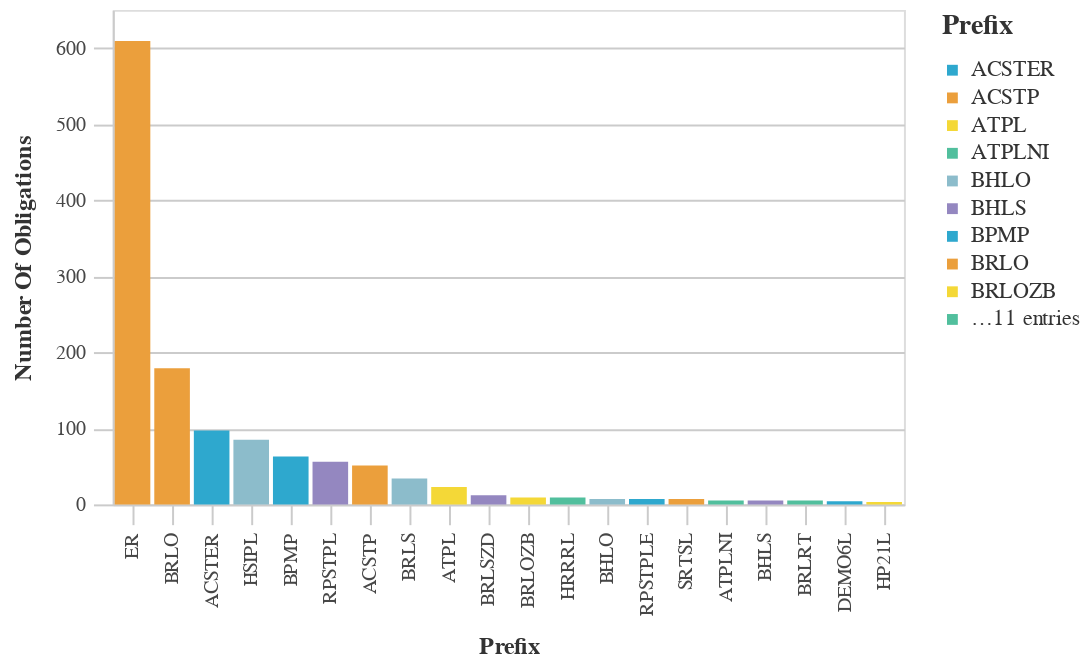

The cell this chart's notebook holds for it:
### Markdown cell above
## Most Used Prefix Codes

### Code cell
#Bar chart with the Most Used Prefix Counts
chart_df = (df_top>>filter(_.variable=='prefix')).rename(columns={"value":"Prefix",
                                 "count":"Number of Obligations"})
chart9= (_dla_utils_reports.basic_bar_chart_no_save(chart_df, 'Prefix', 'Number of Obligations', 'Prefix', district))
    

display(chart9)

### Figure 1 — Vega-Lite specification as saved in the notebook (floating-point values rounded to 4 significant figures)
{"config": {"view": {"continuousWidth": 400, "continuousHeight": 300}, "axis": {"domainColor": "#cbcbcb", "grid": true, "gridColor": "#cbcbcb", "gridWidth": 1, "labelColor": "#474747", "labelFont": "Nunito Sans", "labelFontSize": 10, "labelPadding": 4, "tickColor": "#cbcbcb", "tickSize": 10, "titleColor": "#333", "titleFont": "Raleway", "titleFontSize": 12, "titlePadding": 10}, "axisBand": {"grid": false}, "background": "white", "font": "Raleway", "header": {"labelFont": "Nunito Sans", "titleFont": "Raleway"}, "legend": {"labelColor": "#333", "labelFont": "Nunito Sans", "labelFontSize": 11, "labelLimit": 0, "padding": 1, "symbolSize": 30, "symbolType": "square", "titleColor": "#333", "titleFont": "Raleway", "titleFontSize": 14, "titlePadding": 10}, "title": {"anchor": "middle", "font": "Raleway", "fontSize": 18, "fontWeight": 300, "offset": 20}}, "data": {"name": "data-31e7ccf7499028ce7b9fac6bcb340474"}, "mark": "bar", "encoding": {"color": {"field": "Prefix", "legend": {"symbolLimit": 10, "title": "Prefix"}, "scale": {"range": ["#2EA8CE", "#EB9F3C", "#F4D837", "#51BF9D", "#8CBCCB", "#9487C0"]}, "type": "nominal"}, "tooltip": [{"field": "Prefix", "type": "nominal"}, {"field": "Number of Obligations", "type": "quantitative"}], "x": {"field": "Prefix", "sort": "-y", "title": "Prefix", "type": "nominal"}, "y": {"field": "Number of Obligations", "title": "Number Of Obligations", "type": "quantitative"}}, "height": 250, "width": 400, "$schema": "https://vega.github.io/schema/vega-lite/v4.17.0.json", "datasets": {"data-31e7ccf7499028ce7b9fac6bcb340474": [{"Prefix": "ER", "Number of Obligations": 609, "variable": "prefix"}, {"Prefix": "BRLO", "Number of Obligations": 179, "variable": "prefix"}, {"Prefix": "ACSTER", "Number of Obligations": 97, "variable": "prefix"}, {"Prefix": "HSIPL", "Number of Obligations": 85, "variable": "prefix"}, {"Prefix": "BPMP", "Number of Obligations": 63, "variable": "prefix"}, {"Prefix": "RPSTPL", "Number of Obligations": 56, "variable": "prefix"}, {"Prefix": "ACSTP", "Number of Obligations": 51, "variable": "prefix"}, {"Prefix": "BRLS", "Number of Obligations": 34, "variable": "prefix"}, {"Prefix": "ATPL", "Number of Obligations": 23, "variable": "prefix"}, {"Prefix": "BRLSZD", "Number of Obligations": 12, "variable": "prefix"}, {"Prefix": "BRLOZB", "Number of Obligations": 9, "variable": "prefix"}, {"Prefix": "HRRRL", "Number of Obligations": 9, "variable": "prefix"}, {"Prefix": "BHLO", "Number of Obligations": 7, "variable": "prefix"}, {"Prefix": "RPSTPLE", "Number of Obligations": 7, "variable": "prefix"}, {"Prefix": "SRTSL", "Number of Obligations": 7, "variable": "prefix"}, {"Prefix": "ATPLNI", "Number of Obligations": 5, "variable": "prefix"}, {"Prefix": "BHLS", "Number of Obligations": 5, "variable": "prefix"}, {"Prefix": "BRLRT", "Number of Obligations": 5, "variable": "prefix"}, {"Prefix": "DEMO6L", "Number of Obligations": 4, "variable": "prefix"}, {"Prefix": "HP21L", "Number of Obligations": 3, "variable": "prefix"}]}}
